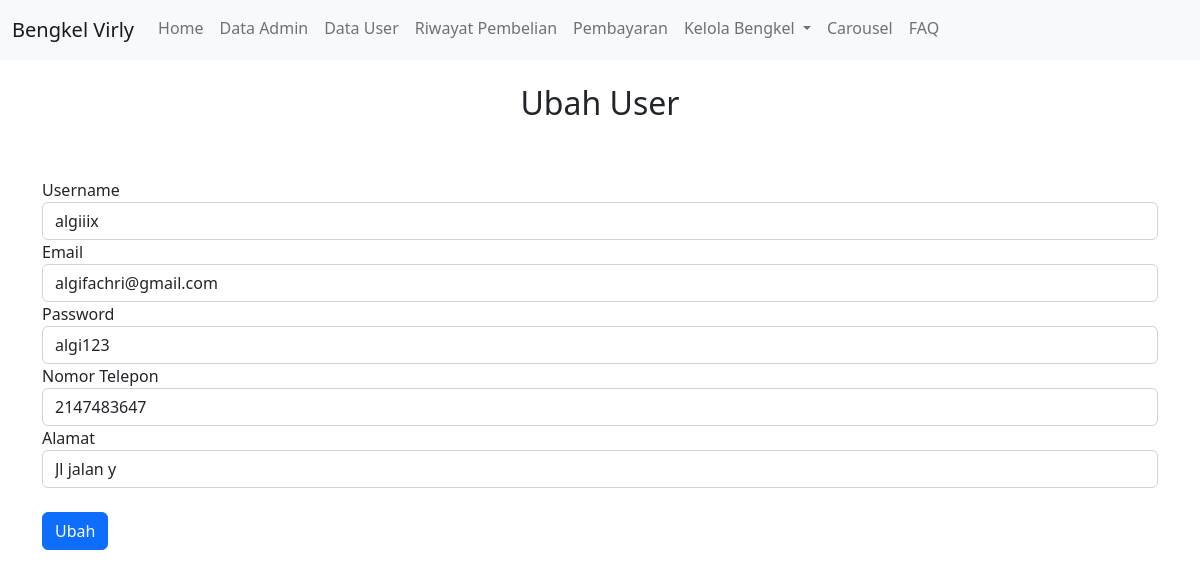
Page /main/superadmin/edituser.php?id=19 (signed in) on the committed database.
### tables this page shows
CREATE TABLE `user` (
  `id` int(11) NOT NULL,
  `username` varchar(100) NOT NULL,
  `email` varchar(100) NOT NULL,
  `password` varchar(10) NOT NULL,
  `telepon` int(20) NOT NULL,
  `alamat` varchar(1000) DEFAULT NULL,
  `tipe` varchar(20) NOT NULL
);

### main/superadmin/edituser.php (the view, shortened to what this page needs)
<?php include '../koneksi.php' ?>
<?php include '../component.php' ?>
<!DOCTYPE html>
<html lang="en">
<head>
</head>
<body>
<?php include 'headersuperadmin.php' ?>
<br><h2><center>Ubah User<center></h2><br><br>
<?php
$ambil=$koneksi->query("SELECT * FROM user WHERE id='$_GET[id]' ");
$pecah=$ambil->fetch_assoc();
?>
<div class="container">
    <form action="" method="post">
    <div class="form-group">
		<label>Username</label>
		<input type="text" class="form-control" name="username" value="<?php echo $pecah['username']; ?>">
	</div>
	<div class="form-group">
		<label>Email</label>
		<input type="text"class="form-control" name="email" value="<?php echo $pecah['email']; ?>">
	</div>
	<div class="form-group">
		<label>Password</label>
		<input type="text"class="form-control" name="pass" value="<?php echo $pecah['password']; ?>">
	</div>
	<div class="form-group">
		<label>Nomor Telepon</label>
		<input type="number"class="form-control" name="telepon" value="<?php echo $pecah['telepon']; ?>">
	</div>
	<div class="form-group">
		<label>Alamat</label>
		<input type="text"class="form-control" name="alamat" value="<?php echo $pecah['alamat']; ?>">
	</div>
    <br>
    <button class="btn btn-primary" onclick="return confirm('Apakah Anda yakin ingin mengubah user ini?')" name="ubah">Ubah</button><br>
    </form>
</div>
</body>
</html>

### rows in the picture
user: username "algiiix", email "algifachri@gmail.com", pass "algi123", telepon "2147483647", alamat "Jl jalan y"
